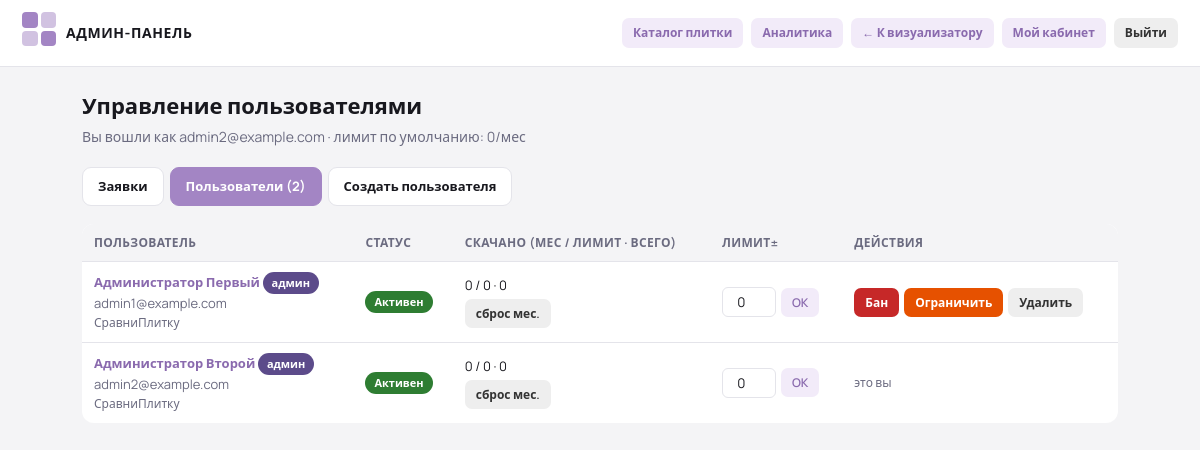
The app's page /source/sravni-plitku/auth/admin.php (signed in) with its own data.
### tables this page shows
CREATE TABLE IF NOT EXISTS users (
  id                     INT AUTO_INCREMENT PRIMARY KEY,
  email                  VARCHAR(255) NOT NULL UNIQUE,
  password_hash          VARCHAR(255) NOT NULL,
  first_name             VARCHAR(100) NOT NULL DEFAULT '',
  last_name              VARCHAR(100) NOT NULL DEFAULT '',
  company                VARCHAR(200) NOT NULL DEFAULT '',
  role                   ENUM('user','admin') NOT NULL DEFAULT 'user',
  status                 ENUM('pending','active','banned','restricted') NOT NULL DEFAULT 'pending',
  restriction_until      DATETIME NULL,
  downloads_bonus        INT NOT NULL DEFAULT 0,    
  downloads_monthly      INT NOT NULL DEFAULT 0,    
  downloads_total        INT NOT NULL DEFAULT 0,    
  downloads_reset_month  VARCHAR(7) NULL,           
  favorites              TEXT NULL,                 
  created_at             DATETIME NOT NULL DEFAULT CURRENT_TIMESTAMP,
  approved_by            INT NULL,
  approved_at            DATETIME NULL
);

### source/sravni-plitku/auth/db.php (called while the page is built, shortened)
<?php
function db() {
    static $pdo = null;
    if ($pdo === null) {
        $dsn = 'mysql:host=' . DB_HOST . ';dbname=' . DB_NAME . ';charset=' . DB_CHARSET;
        try {
            $pdo = new PDO($dsn, DB_USER, DB_PASS, [
                PDO::ATTR_ERRMODE            => PDO::ERRMODE_EXCEPTION,
                PDO::ATTR_DEFAULT_FETCH_MODE => PDO::FETCH_ASSOC,
                PDO::ATTR_EMULATE_PREPARES   => false,
            ]);
        } catch (PDOException $e) {
            http_response_code(500);
            die('Ошибка подключения к базе данных. Проверьте настройки в auth/config.php');
        }
    }
    return $pdo;
}

### source/sravni-plitku/auth/functions.php (called while the page is built, shortened)
<?php
require_once __DIR__ . '/db.php';
function current_user() {
    $stmt = db()->prepare('SELECT * FROM users WHERE id = ? LIMIT 1');
    $stmt->execute([$_SESSION['uid']]);
    $u = $stmt->fetch();
    $cached = $u ?: null;
    return $cached;
}
function access_gate(&$user) {
    switch ($user['status']) {
        case 'active':
            return [true, ''];
    }
}
function require_login() {
    $u = current_user();
    list($ok, $msg) = access_gate($u);
    return $u;
}
function require_admin() {
    $u = require_login();
    return $u;
}
function effective_limit($user) {
    $limit = (int)DEFAULT_MONTHLY_LIMIT + (int)$user['downloads_bonus'];
    return $limit < 0 ? 0 : $limit;
}
function h($s) {
    return htmlspecialchars((string)$s, ENT_QUOTES, 'UTF-8');
}
function status_label($status) {
    $map = [
        'pending'    => ['Ожидает',     '#B8860B'],
        'active'     => ['Активен',     '#2E7D32'],
        'banned'     => ['Заблокирован','#C62828'],
        'restricted' => ['Ограничен',   '#E65100'],
    ];
    return $map[$status] ?? [$status, '#666'];
}

### source/sravni-plitku/auth/admin.php (the view, shortened to what this page needs)
<?php
require_once __DIR__ . '/functions.php';
$admin = require_admin();
$tab   = $_GET['tab'] ?? '';
$token = csrf_token();
$pending = db()->query('SELECT * FROM users WHERE status="pending" ORDER BY created_at ASC')->fetchAll();
$users   = db()->query('SELECT * FROM users ORDER BY (role="admin") DESC, created_at DESC')->fetchAll();
if ($tab === '') $tab = count($pending) ? 'pending' : 'users';
?>
<!DOCTYPE html>
<html lang="ru">
<head>
<link rel="stylesheet" href="auth.css">
</head>
<body>
<div class="topbar">
  <div class="brand"><span class="auth-logo"><span class="mark"><i></i><i></i><i></i><i></i></span></span> Админ-панель</div>
  <nav>
    <a class="btn btn--ghost btn--sm" href="../catalog/admin/tiles.php">Каталог плитки</a>
    <a class="btn btn--ghost btn--sm" href="../analytics/admin/dashboard.php">Аналитика</a>
    <a class="btn btn--ghost btn--sm" href="../index.php">← К визуализатору</a>
    <a class="btn btn--ghost btn--sm" href="cabinet.php">Мой кабинет</a>
    <a class="btn btn--neutral btn--sm" href="logout.php">Выйти</a>
  </nav>
</div>
<div class="page">
  <h1>Управление пользователями</h1>
  <p class="muted">Вы вошли как <?= h($admin['email']) ?> · лимит по умолчанию: <?= (int)DEFAULT_MONTHLY_LIMIT ?>/мес</p>
  <div class="tabs">
    <div class="tab <?= $tab==='pending'?'active':'' ?>" data-tab="pending">Заявки <?= count($pending) ? '('.count($pending).')' : '' ?></div>
    <div class="tab <?= $tab==='users'?'active':'' ?>" data-tab="users">Пользователи (<?= count($users) ?>)</div>
    <div class="tab <?= $tab==='create'?'active':'' ?>" data-tab="create">Создать пользователя</div>
  </div>
  <section data-pane="users" style="<?= $tab==='users'?'':'display:none' ?>">
    <table>
      <tr><th>Пользователь</th><th>Статус</th><th>Скачано (мес / лимит · всего)</th><th>Лимит±</th><th>Действия</th></tr>
      <?php foreach ($users as $u):
        list($l,$c) = status_label($u['status']);
        $lim = effective_limit($u);
        $isSelf = ((int)$u['id'] === (int)$admin['id']);
      ?>
        <tr>
          <td>
            <strong><a href="../analytics/admin/user.php?id=<?= (int)$u['id'] ?>"><?= h($u['first_name'].' '.$u['last_name']) ?></a></strong><?= $u['role']==='admin' ? ' <span class="badge" style="background:#5C4B8A">админ</span>' : '' ?><br>
            <span style="color:var(--text-sec)"><?= h($u['email']) ?></span><?= $u['company'] ? '<br><span style="color:var(--text-sec);font-size:12px">'.h($u['company']).'</span>' : '' ?>
          </td>
          <td>
            <span class="badge" style="background:<?= $c ?>"><?= h($l) ?></span>
          </td>
          <td><?= (int)$u['downloads_monthly'] ?> / <?= $lim ?> · <?= (int)$u['downloads_total'] ?>
            <form method="post" style="margin-top:4px"><button class="btn btn--neutral btn--sm" title="Обнулить счётчик за месяц">сброс мес.</button></form>
          </td>
          <td>
            <form method="post" class="dl-edit"><input type="hidden" name="csrf" value="<?= h($token) ?>"><input type="hidden" name="action" value="bonus"><input type="hidden" name="uid" value="<?= (int)$u['id'] ?>">
              <input type="number" name="bonus" value="<?= (int)$u['downloads_bonus'] ?>" title="Прибавка к лимиту (можно отрицательную)">
              <button class="btn btn--ghost btn--sm">OK</button>
            </form>
          </td>
          <td><div class="actions">
            <?php if (!$isSelf): ?>
              <?php if ($u['status']==='banned'): ?>
                <form method="post"><input type="hidden" name="csrf" value="<?= h($token) ?>"><input type="hidden" name="action" value="unban"><input type="hidden" name="uid" value="<?= (int)$u['id'] ?>"><button class="btn btn--ok btn--sm">Разбанить</button></form>
              <?php else: ?>
                <form method="post" onsubmit="return confirm('Заблокировать пользователя?')"><button class="btn btn--danger btn--sm">Бан</button></form>
              <?php endif; ?>
              <?php if ($u['status']==='restricted'): ?>
                <form method="post"><input type="hidden" name="csrf" value="<?= h($token) ?>"><input type="hidden" name="action" value="unban"><input type="hidden" name="uid" value="<?= (int)$u['id'] ?>"><button class="btn btn--ok btn--sm">Снять огранич.</button></form>
              <?php else: ?>
                <button class="btn btn--warn btn--sm" type="button" onclick="openRestrict(<?= (int)$u['id'] ?>,'<?= h(addslashes($u['first_name'].' '.$u['last_name'])) ?>')">Ограничить</button>
              <?php endif; ?>
              <form method="post" onsubmit="return confirm('Удалить пользователя безвозвратно?')"><button class="btn btn--neutral btn--sm">Удалить</button></form>
            <?php else: ?>
              <span style="color:var(--text-sec);font-size:12px">это вы</span>
            <?php endif; ?>
          </div></td>
        </tr>
      <?php endforeach; ?>
    </table>
  </section>
</div>
</body>
</html>

### source/sravni-plitku/auth/auth.css (style rules this page uses)
:root { --primary:#A385C4; --primary-dark:#8A6AAE; --primary-light:#F2EBF9; --bg:#F4F4F6; --card:#FFFFFF; --border:#E4E4EA; --text:#18181E; --text-sec:#6B6B80; --ok:#2E7D32; --warn:#E65100; --danger:#C62828; --radius:12px; --shadow:0 6px 30px rgba(0,0,0,.10); }
* { box-sizing:border-box;margin:0;padding:0 }
body { font-family:'Manrope',system-ui,Arial,sans-serif;color:var(--text);background:var(--bg); -webkit-font-smoothing:antialiased;font-size:14px;line-height:1.45;min-height:100vh; }
a { color:var(--primary-dark);text-decoration:none }
.auth-logo { display:flex;align-items:center;gap:10px;justify-content:center;margin-bottom:8px }
.auth-logo .mark { display:grid;grid-template-columns:1fr 1fr;gap:3px;width:34px }
.auth-logo .mark i { display:block;width:100%;padding-top:100%;border-radius:4px;background:var(--primary) }
.auth-logo .mark i:nth-child(2),.auth-logo .mark i:nth-child(3) { opacity:.5 }
.btn { display:inline-flex;align-items:center;justify-content:center;gap:7px; padding:11px 16px;border:none;border-radius:9px;font-family:inherit;font-size:14px;font-weight:700; cursor:pointer;transition:background .15s,opacity .15s }
.btn--ghost { background:var(--primary-light);color:var(--primary-dark) }
.btn--sm { padding:6px 11px;font-size:12px;font-weight:600;border-radius:7px }
.btn--warn { background:var(--warn);color:#fff }
.btn--danger { background:var(--danger);color:#fff }
.btn--neutral { background:#EEE;color:#333 }
.topbar { background:var(--card);border-bottom:1px solid var(--border); display:flex;align-items:center;justify-content:space-between;padding:12px 22px;position:sticky;top:0;z-index:10 }
.topbar .brand { display:flex;align-items:center;gap:10px;font-weight:800;text-transform:uppercase;letter-spacing:.04em }
.topbar nav { display:flex;align-items:center;gap:8px }
.page { max-width:1080px;margin:24px auto;padding:0 22px }
.page h1 { font-size:22px;font-weight:800;margin-bottom:4px }
.page .muted { color:var(--text-sec);margin-bottom:20px }
.tabs { display:flex;gap:6px;margin-bottom:18px;flex-wrap:wrap }
.tab { padding:9px 15px;border-radius:9px;background:var(--card);border:1px solid var(--border); font-weight:700;font-size:13px;cursor:pointer }
.tab.active { background:var(--primary);color:#fff;border-color:var(--primary) }
table { width:100%;border-collapse:collapse;font-size:13px;background:var(--card);border-radius:var(--radius);overflow:hidden }
th,td { padding:10px 12px;text-align:left;border-bottom:1px solid var(--border);vertical-align:middle }
th { background:var(--bg);font-size:12px;text-transform:uppercase;letter-spacing:.03em;color:var(--text-sec) }
tr:last-child td { border-bottom:none }
.badge { display:inline-block;padding:3px 9px;border-radius:20px;font-size:11px;font-weight:700;color:#fff }
.actions { display:flex;gap:5px;flex-wrap:wrap }
.dl-edit { display:flex;align-items:center;gap:5px }
.dl-edit input { width:54px;padding:5px 6px;border:1.5px solid var(--border);border-radius:6px;font-family:inherit;text-align:center }
.page select, .page textarea, .page input[type="text"], .page input[type="number"], .page input[type="password"] { background:var(--card); color:var(--text); border:1px solid var(--border); }

### records on screen
users: email "admin2@example.com", first_name+last_name "Администратор Второй", role "админ", company "СравниПлитку", l "Активен", downloads_monthly "0", downloads_bonus "0", downloads_total "0", bonus "0", shows "это вы"
users: first_name+last_name "Администратор Первый", role "админ", email "admin1@example.com", company "СравниПлитку", l "Активен", downloads_monthly "0", downloads_bonus "0", downloads_total "0", bonus "0"

### other values on screen
DEFAULT_MONTHLY_LIMIT "0"
count($users) "2"
